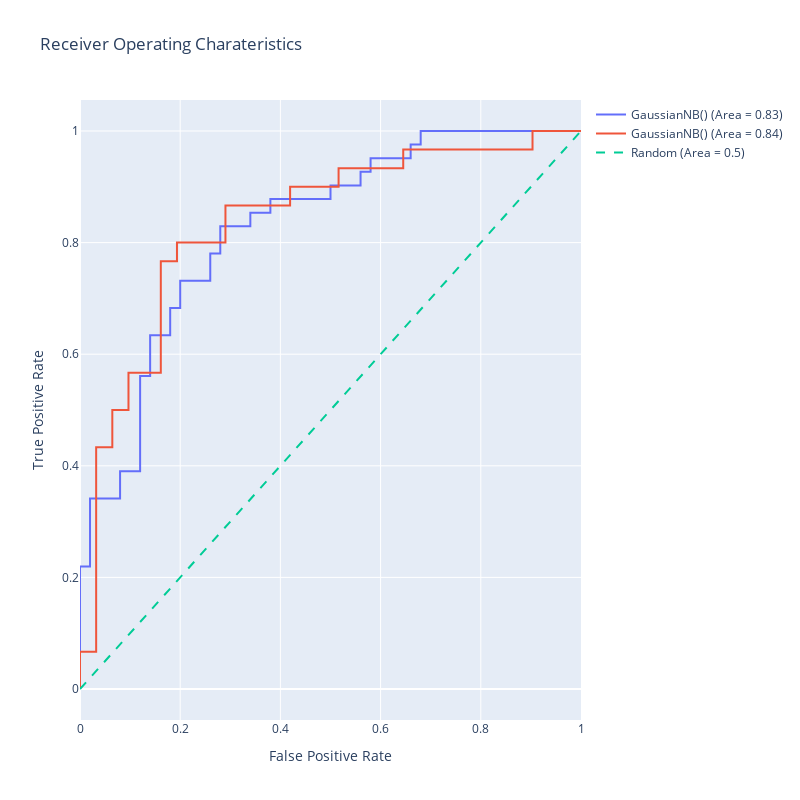

Notebook cell for this chart:
### Code cell
roc_auc(GaussianNB(),X,y)

### Figure 1 — Plotly figure (JSON) as saved in the notebook; plotly's stock layout.template omitted (floating-point values rounded to 4 significant figures)
{"data": [{"mode": "lines", "name": "GaussianNB() (Area = 0.83)", "type": "scatter", "x": [0, 0, 0, 0.02, 0.02, 0.08, 0.08, 0.12, 0.12, 0.14, 0.14, 0.18, 0.18, 0.2, 0.2, 0.26, 0.26, 0.28, 0.28, 0.34, 0.34, 0.38, 0.38, 0.5, 0.5, 0.56, 0.56, 0.58, 0.58, 0.66, 0.66, 0.68, 0.68, 1], "y": [0, 0.02439, 0.2195, 0.2195, 0.3415, 0.3415, 0.3902, 0.3902, 0.561, 0.561, 0.6341, 0.6341, 0.6829, 0.6829, 0.7317, 0.7317, 0.7805, 0.7805, 0.8293, 0.8293, 0.8537, 0.8537, 0.878, 0.878, 0.9024, 0.9024, 0.9268, 0.9268, 0.9512, 0.9512, 0.9756, 0.9756, 1, 1]}, {"mode": "lines", "name": "GaussianNB() (Area = 0.84)", "type": "scatter", "x": [0, 0, 0, 0.03226, 0.03226, 0.06452, 0.06452, 0.09677, 0.09677, 0.1613, 0.1613, 0.1935, 0.1935, 0.2903, 0.2903, 0.4194, 0.4194, 0.5161, 0.5161, 0.6452, 0.6452, 0.9032, 0.9032, 1], "y": [0, 0.03333, 0.06667, 0.06667, 0.4333, 0.4333, 0.5, 0.5, 0.5667, 0.5667, 0.7667, 0.7667, 0.8, 0.8, 0.8667, 0.8667, 0.9, 0.9, 0.9333, 0.9333, 0.9667, 0.9667, 1, 1]}, {"line": {"dash": "dash"}, "mode": "lines", "name": "Random (Area = 0.5)", "type": "scatter", "x": [0, 1], "y": [0, 1]}], "layout": {"autosize": false, "height": 800, "showlegend": true, "title": {"text": "Receiver Operating Charateristics"}, "width": 800, "xaxis": {"title": {"text": "False Positive Rate"}}, "yaxis": {"title": {"text": "True Positive Rate"}}}}
